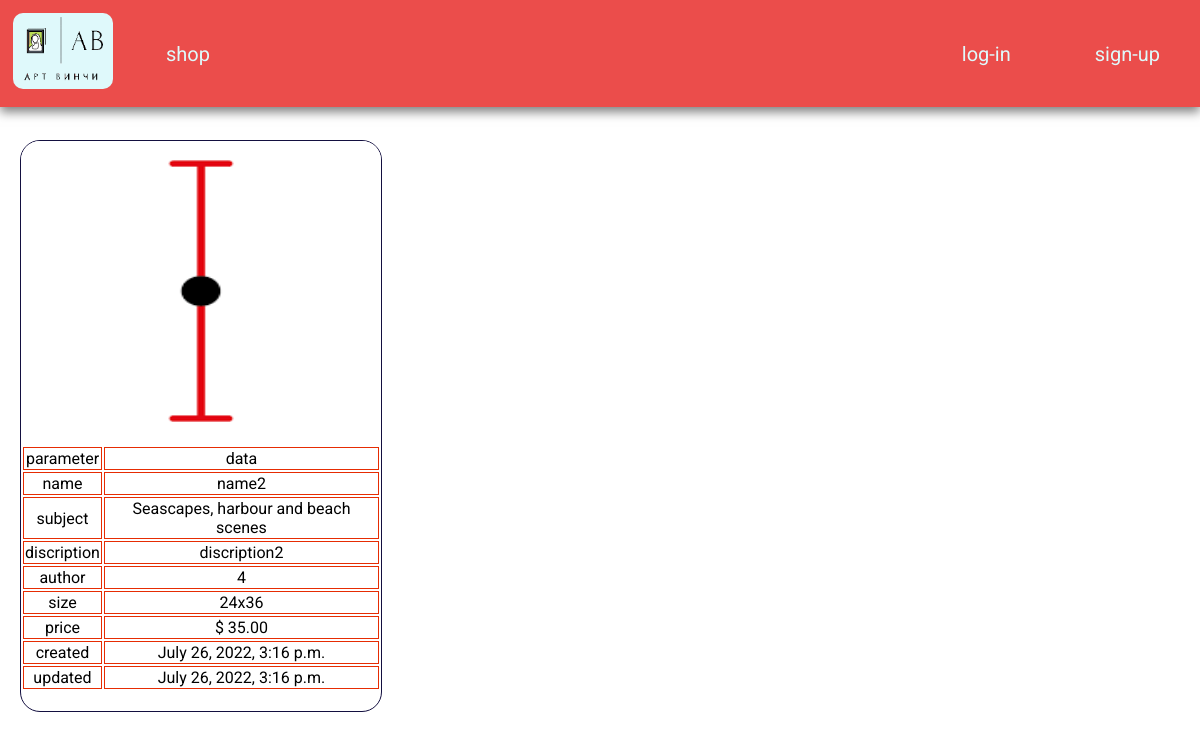
/shop/name2/, run on the app's committed database.
### goods/models.py (models this page shows, shortened)
class Painting(models.Model):
    SIZES = (
        ("8x10", "8x10"),
        ("10x12", "10x12"),
        ("11x14", "11x14"),
        ("16x20", "16x20"),
        ("20x24", "20x24"),
        ("24x36", "24x36"),
        ("30x40", "30x40"),
    )
    SUBJECTS = (
        ("Traditional landscapes", "Traditional landscapes"),
        ("Local views", "Local views"),
        ("Modern or semi-abstract landscapes", "Modern or semi-abstract landscapes"),
        ("Abstracts", "Abstracts"),
        ("Portraits", "Portraits"),
        ("Figure studies", "Figure studies"),
        ("Seascapes, harbour and beach scenes", "Seascapes, harbour and beach scenes"),
        ("Wildlife", "Wildlife"),
        ("Impressionistic landscapes", "Impressionistic landscapes"),
        ("Surrealism", "Surrealism"),
    )
    name = models.CharField(max_length=100)
    discription = models.TextField()
    customer = models.ForeignKey(User, on_delete=models.CASCADE, null=True, blank=True)
    author = models.CharField(max_length=50)
    size = models.CharField(choices=SIZES, max_length=7)
    subject = models.CharField(choices=SUBJECTS, max_length=100)
    price = models.DecimalField(max_digits=10, decimal_places=2, validators=[MaxValueValidator(1000), MinValueValidator(1)])
    created = models.DateTimeField(auto_now_add=True)
    update = models.DateTimeField(auto_now=True)
    image = models.ImageField()
    slug = models.SlugField(unique=True)

### goods/views.py (the view)
# urls.py: path("shop/<slug:slug>/", PaintingDetailView.as_view(), name="painting_detail"),
class PaintingDetailView(DetailView):
    template_name = "goods/detail.html"
    model = Painting
    context_object_name = "painting"

### goods/templates/goods/detail.html (shortened to what this page needs)
{% extends 'base.html' %}
{% load static %}
{% block main %}
<section class="paintings">
    <div class="painting">
        <img src="{{painting.image.url}}" alt="">
        <table>
            <thead>
                <tr>
                    <td>parameter</td>
                    <td>data</td>
                </tr>
            </thead>
            <tbody>
                <tr>
                    <td>name</td>
                    <td>{{painting.name}}</td>
                </tr>
                <tr>
                    <td>subject</td>
                    <td>{{painting.subject}}</td>
                </tr>
                <tr>
                    <td>discription</td>
                    <td>{{painting.discription}}</td>
                </tr>
                <tr>
                    <td>author</td>
                    <td>{{painting.author}}</td>
                </tr>
                <tr>
                    <td>size</td>
                    <td>{{painting.size}}</td>
                </tr>
                <tr>
                    <td>price</td>
                    <td>$ {{painting.price}}</td>
                </tr>
                <tr>
                    <td>created</td>
                    <td> {{painting.created}}</td>
                </tr>
                <tr>
                    <td>updated</td>
                    <td> {{painting.update}}</td>
                </tr>
            </tbody>
        </table>
    </div>
</section>
{% endblock main %}

### goods/static/css/style.css (style rules this page uses)
* { font-family: 'Roboto', sans-serif; }
img { width: 100%; }
body { margin: 0; }
td { border: #E62C03 1px solid; }
.painting { width: 30%; border: 1px solid #130f40; display: inline-block; margin: 20px; border-radius: 20px; overflow: hidden; text-align: center; padding-bottom: 20PX; }
.painting img { height: 300px; }

### data on the page
Painting: image (picture), name "name2", subject "Seascapes, harbour and beach scenes", discription "discription2", author "4", size "24x36", price "35.00", created "July 26, 2022, 3:16 p.m.", update "July 26, 2022, 3:16 p.m."
